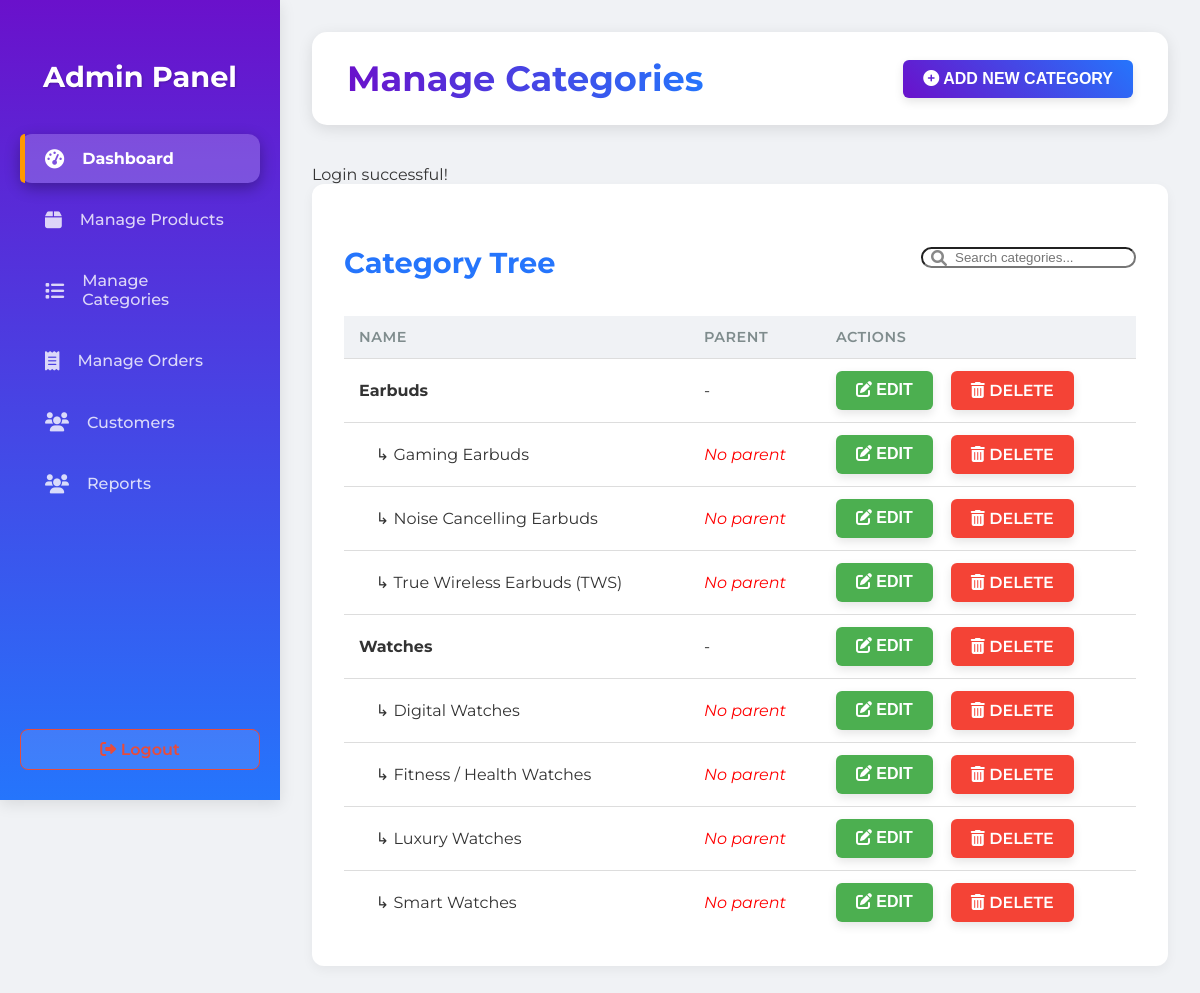
/admin/categories.php (signed in), run on the app's committed database.
### tables this page shows
CREATE TABLE `categories` (
  `id` int(11) NOT NULL,
  `name` varchar(100) NOT NULL,
  `parent_id` int(11) DEFAULT NULL
);

### admin/categories.php (the view, shortened to what this page needs)
<?php
require_once __DIR__ . '/../includes/db.php';
require_once __DIR__ . '/../includes/functions.php';
$all_categories = get_all_categories($conn);
$cats_by_id = [];
foreach ($all_categories as $cat) {
    $cats_by_id[$cat['id']] = $cat;
}
$main_cats = get_main_categories($conn);
?>
<!DOCTYPE html>
<html lang="en">
<head>
<link rel="stylesheet" href="https://cdnjs.cloudflare.com/ajax/libs/font-awesome/6.0.0-beta3/css/all.min.css">
<link rel="stylesheet" href="admin.css">
</head>
<body>
<?php include 'sidebar.php'; ?>
<div class="admin-main-content">
    <div class="admin-topbar">
        <h2>Manage Categories</h2>
        <button class="btn btn-primary" id="addCatBtn"><i class="fas fa-plus-circle"></i> Add New Category</button>
    </div>
    <?php display_message(); ?>
    <div class="table-container card">
        <div class="list-header">
            <h3>Category Tree</h3>
            <div class="search-box">
                <i class="fas fa-search"></i>
                <input type="text" id="catSearch" placeholder="Search categories...">
            </div>
        </div>
        <table class="data-table">
            <thead>
                <tr>
                    <th>Name</th>
                    <th>Parent</th>
                    <th>Actions</th>
                </tr>
            </thead>
<tbody id="categoryTableBody">
<?php if (empty($main_cats)): ?>
    <tr><td colspan="3" style="text-align:center;font-style:italic;">No categories found.</td></tr>
<?php else: ?>
    <?php foreach ($main_cats as $mc): ?>
        <tr class="category-row" data-name="<?= esc(strtolower($mc['name'])) ?>" data-id="<?= esc($mc['id']) ?>">
            <td><strong><?= esc($mc['name']) ?></strong></td>
            <td>-</td>
            <td class="action-buttons">
                <button class="btn btn-edit edit-btn"
                        data-id="<?= esc($mc['id']) ?>"
                        data-name="<?= esc($mc['name']) ?>"
                        data-parent-id="">
                    <i class="fas fa-edit"></i> Edit
                </button>
                <a href="categories.php?action=delete&id=<?= esc($mc['id']) ?>"
                   onclick="return confirm('Delete this category?')"
                   class="btn btn-danger">
                    <i class="fas fa-trash-alt"></i> Delete
                </a>
            </td>
        </tr>
        <?php
        $subcats = get_subcategories($conn, $mc['id']);
        if (!empty($subcats)):
            foreach ($subcats as $sc):
        ?>
        <tr class="subcategory-row"
            data-name="<?= esc(strtolower($sc['name'])) ?>"
            data-id="<?= esc($sc['id']) ?>"
            data-parent-id="<?= esc($sc['parent_id']) ?>">
            <td>&nbsp;&nbsp;&nbsp;&nbsp;↳ <?= esc($sc['name']) ?></td>
            <td>
                <?php
                if (!empty($sc['parent_id']) && isset($cats_by_id[$sc['parent_id']])) {
                    echo esc($cats_by_id[$sc['parent_id']]['name']);
                } else {
                    echo '<em style="color:red;">No parent</em>';
                }
                ?>
            </td>
            <td class="action-buttons">
                <button class="btn btn-edit edit-btn"
                        data-id="<?= esc($sc['id']) ?>"
                        data-name="<?= esc($sc['name']) ?>"
                        data-parent-id="<?= esc($sc['parent_id']) ?>">
                    <i class="fas fa-edit"></i> Edit
                </button>
                <a href="categories.php?action=delete&id=<?= esc($sc['id']) ?>"
                   onclick="return confirm('Delete this subcategory?')"
                   class="btn btn-danger">
                    <i class="fas fa-trash-alt"></i> Delete
                </a>
            </td>
        </tr>
        <?php endforeach; endif; ?>
    <?php endforeach; ?>
<?php endif; ?>
</tbody>
        </table>
    </div>
</div>
</body>
</html>

### admin/sidebar.php
<div class="admin-container">
    <div class="admin-sidebar">
        <div>
            <h3>Admin Panel</h3>
            <nav>
                <ul>
                    <li><a href="index.php" class="active"><i class="fas fa-tachometer-alt"></i> Dashboard</a></li>
                    <li><a href="products.php"><i class="fas fa-box"></i> Manage Products</a></li>
                    <li><a href="categories.php"><i class="fas fa-list"></i> Manage Categories</a></li>
                    <li><a href="orders.php"><i class="fas fa-receipt"></i> Manage Orders</a></li>
                    <li><a href="customers.php"><i class="fas fa-users"></i> Customers</a></li>
                    <li><a href="reports.php"><i class="fas fa-users"></i>Reports</a></li>
                </ul>
            </nav>
        </div>
        <div class="admin-logout">
            <a href="login.php?action=logout"><i class="fas fa-sign-out-alt"></i> Logout</a>
        </div>
    </div>

### includes/functions.php (shortened to what this page needs)
<?php
if (!function_exists('esc')) {
    function esc($s) {
        return htmlspecialchars(trim($s), ENT_QUOTES, 'UTF-8');
    }
}
if (!function_exists('display_message')) {
    function display_message() {
        if (isset($_SESSION['message']) && !empty($_SESSION['message'])) {
            $message = esc($_SESSION['message']);
            $type = esc($_SESSION['message_type']);
            echo '<div class="alert alert-' . $type . '">' . $message . '</div>';
        }
    }
}
if (!function_exists('get_subcategories')) {
    function get_subcategories($conn, $parent_id) {
        $stmt = mysqli_prepare($conn, "SELECT id, name FROM categories WHERE parent_id = ? ORDER BY name");
        mysqli_stmt_bind_param($stmt, 'i', $parent_id);
        mysqli_stmt_execute($stmt);
        $res = mysqli_stmt_get_result($stmt);
        $rows = [];
        while ($r = mysqli_fetch_assoc($res)) $rows[] = $r;
        return $rows;
    }
}
if (!function_exists('get_main_categories')) {
    function get_main_categories($conn) {
        $stmt = mysqli_prepare($conn, "SELECT id, name FROM categories WHERE parent_id IS NULL OR parent_id = 0 ORDER BY name");
        mysqli_stmt_execute($stmt);
        $res = mysqli_stmt_get_result($stmt);
        $rows = [];
        while ($r = mysqli_fetch_assoc($res)) $rows[] = $r;
        return $rows;
    }
}
?>

### admin/categories.php (style rules this page uses)
.data-table th, .data-table td { text-align: left; }

### data on the page
categories: name "Earbuds"
categories: name "Gaming Earbuds"
categories: name "Noise Cancelling Earbuds"
categories: name "True Wireless Earbuds (TWS)"
categories: name "Watches"
categories: name "Digital Watches"
categories: name "Fitness / Health Watches"
categories: name "Luxury Watches"
categories: name "Smart Watches"

### other printed values
$message "Login successful!"
